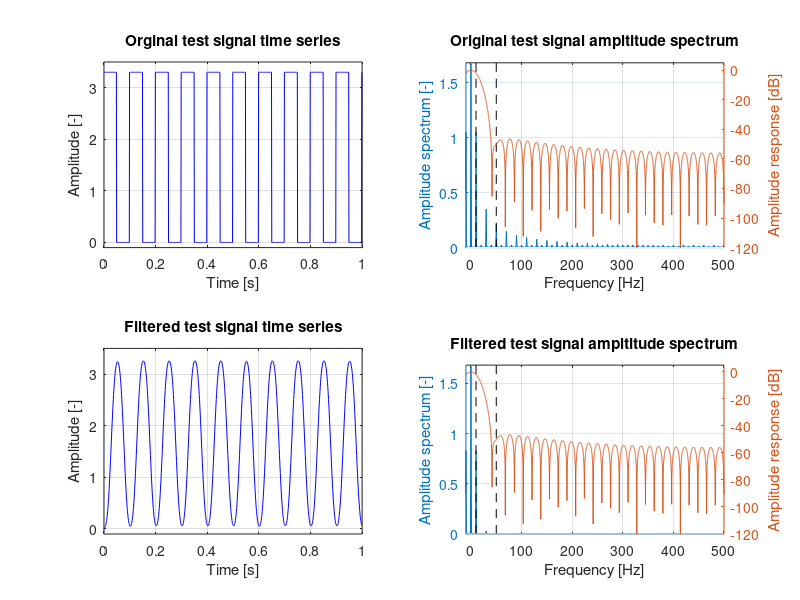

Here is the MATLAB script that generated this plot: (Note: this script raises an error after producing the figure.)
%% L10 CMSIS pt. 1
%%% File info 
%
% ************************************************************************
%
%  @file     unit_test_fir.m
%  @author   Adrian Wojcik
%  @version  1.0
%  @date     12-Dec-2020 19:59:05
%  @brief    Simple digital low-pass filter design and test
%
% ************************************************************************
%
%% Test signal
% sample time & freq
ts = 0.001; % [s]
fs = 1/ts;  % [Hz]

% test time
tmax = 1;   % [s]

% time vector
tvec = 0 : ts : tmax-ts;

% sample vector
nvec = 0 : length(tvec)-1;

% test signal - square wave
T = 0.1; % [s] signal period
xvec = zeros(size(tvec));
for i = nvec+1
    if mod(i*ts,T) < T/2
       xvec(i) = 3.3;
    else
       xvec(i) = 0.0; 
    end%if
end%for

% test signal amplitude spectrum
% frequency vector
frange = (-1/2 : 1/length(nvec) : 1/2-1/length(nvec)); % [-]
fxvec = frange*fs;                               % [Hz]
% amplitude response
Axvec = abs(fftshift(fft(xvec,length(nvec)))); % [-]
Axvec = Axvec / length(nvec);

%% FIR design

% Filter desired parameters
% cut-off frequency
f1 = 10;  % [Hz]
% frequency at the end transition band
f2 = 50; % [Hz]
% transition band length
df = f2 - f1;
% stopband attenuation of A [dB] at f2 [Hz]
A = 50; % [dB]
               
% Filter order estimation
% with 'fred harris rule of thumb'
N = round( (fs/df)*A / 22 );

% Filter object with fir1 funcion
% normalised frequency
w = f1 / (fs/2); % [-]
% low pass filter
b = fir1(N, w, 'low');

% Filter frequency response
% no. of samples
n = 10^4; % [-]
% frequency vector
frange = (-1/2 : 1/n : 1/2-1/n); % [-]
fhvec = frange*fs;               % [Hz]
% amplitude response
Ahvec_v1 = abs(freqz(b, 1, 2*pi*frange)); % [-] frequency response
Ahvec_v1 = 20*log10(Ahvec_v1); % [dB]
Ahvec_v2 = abs(fftshift(fft(b,n)));       % [-] impulse response fft 
Ahvec_v2 = 20*log10(Ahvec_v2); % [dB]

% Test signal filtration
xfvec = filter(b,1,xvec);

% filtered signal amplitude spectrum
% amplitude response
Axfvec = abs(fftshift(fft(xfvec,length(nvec)))); % [-]
Axfvec = Axfvec / length(nvec);

%% Plot results
fminmax = [-10 fs/2];
tminmax = [0 tmax];
Aminmax = [-0.1 3.5];
AdBminmax = [-120 5];

subplot(2,2,1)
  plot(nvec/fs, xvec, 'b'); grid on;
  xlabel("Time [s]");
  ylabel("Amplitude [-]");
  axis([tminmax Aminmax]);
  title('Orginal test signal time series');
  hold off;
subplot(2,2,2)
  ax = plotyy (fxvec, Axvec, ...
               fhvec, Ahvec_v1, ...
               @plot, @plot); hold on; grid on;
  xlabel("Frequency [Hz]");
  ylabel(ax(1), "Amplitude spectrum [-]");
  ylabel(ax(2), "Amplitude response [dB]"); 
  plot([f1 f1], AdBminmax, 'k--');
  plot([f2 f2], AdBminmax, 'k--'); 
  set(ax(1),'YLim', [0 0.51*3.3], 'XLim', fminmax);
  set(ax(2),'YLim', AdBminmax, 'XLim', fminmax);
  set(ax(2),'XTick',[], 'xcolor',[1 1 1]);
  title('Original test signal ampltitude spectrum');
  hold off;
subplot(2,2,3)
  plot(nvec/fs, xfvec, 'b'); grid on; hold on;
  xlabel("Time [s]");
  ylabel("Amplitude [-]");
  axis([tminmax Aminmax]);
  title('Filtered test signal time series');
  hold off;
subplot(2,2,4)
  ax = plotyy (fxvec, Axfvec, ...
               fhvec, Ahvec_v2, ...
               @plot, @plot); hold on; grid on;
  xlabel("Frequency [Hz]");
  ylabel(ax(1), "Amplitude spectrum [-]");
  ylabel(ax(2), "Amplitude response [dB]"); 
  plot([f1 f1], AdBminmax, 'k--');
  plot([f2 f2], AdBminmax, 'k--'); 
  set(ax(1),'YLim', [0 0.51*3.3], 'XLim', fminmax);
  set(ax(2),'YLim', AdBminmax, 'XLim', fminmax);
  set(ax(2),'XTick',[], 'xcolor',[1 1 1]);
  title('Filtered test signal ampltitude spectrum');
  hold off;
  
%% Save data to .csv files

% Number of taps (== number of coefficients == order+1) 
VEC2CSV('fir_ntaps.csv', N+1, 0);

% Test signal
VEC2CSV('fir_x.csv', xvec, 30);
VEC2CSV('fir_y.csv', zeros(size(xvec)), 1);

% Reference output signal
VEC2CSV('fir_yref.csv', xfvec, 30);

% Filter coefficients
VEC2CSV('fir_b.csv', b, 30);

% Filter initial state
VEC2CSV('fir_state_init.csv', zeros(size(b)), 1);